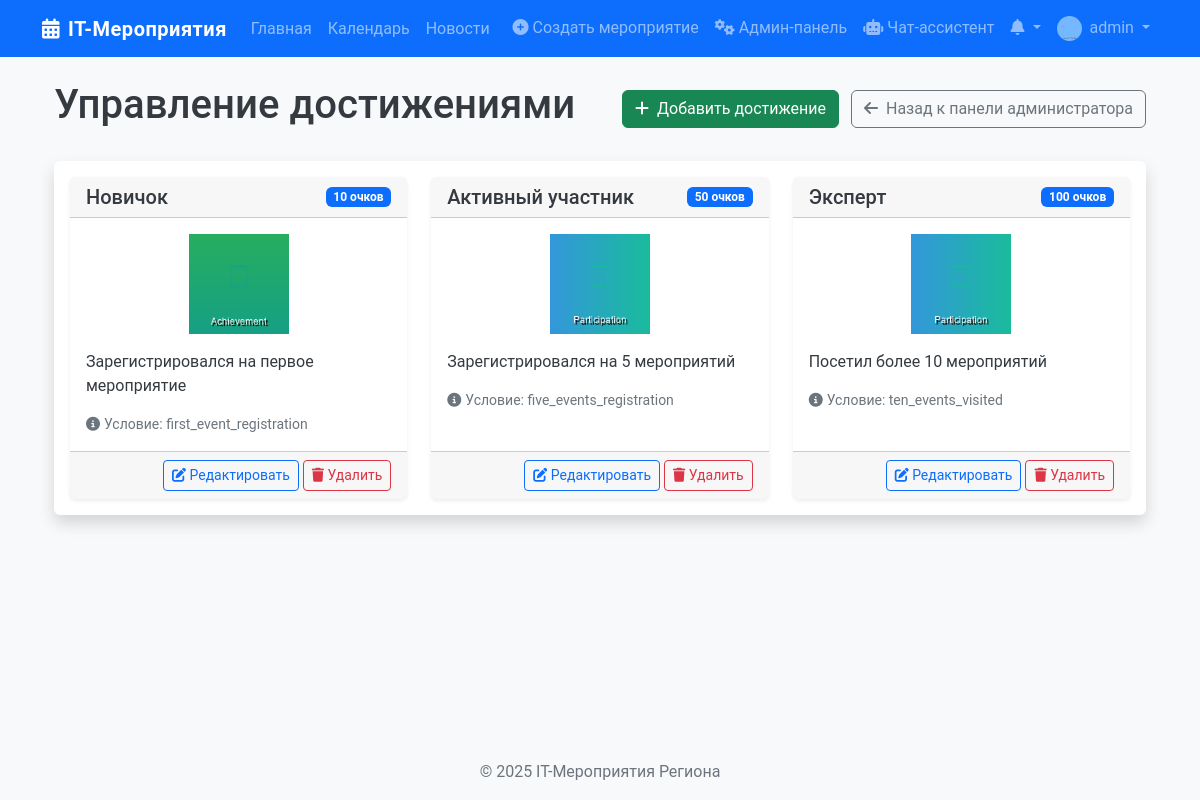
The app's page /admin/admin/achievements (signed in) with its own data.
### app/models/user.py (models this page shows, shortened)
class User(db.Model, UserMixin):
    id = db.Column(db.Integer, primary_key=True)
    username = db.Column(db.String(50), unique=True, nullable=False)
    email = db.Column(db.String(120), unique=True, nullable=False)
    password = db.Column(db.String(60), nullable=False)
    role = db.Column(db.String(20), default=UserRole.PARTICIPANT.value)
    profile_image = db.Column(db.String(20), default='default.jpg')
    created_at = db.Column(db.DateTime, default=datetime.utcnow)
    organized_events = db.relationship('Event', back_populates='organizer')
    applications = db.relationship('EventApplication', back_populates='user')
    achievements = db.relationship('Achievement', secondary=user_achievements,
                                   backref=db.backref('users', lazy='dynamic'))
    event_achievements = db.relationship('UserEventAchievement', back_populates='user')
    organizer_achievements = db.relationship('UserOrganizerAchievement', back_populates='user')
    def is_admin(self):
        return self.role == UserRole.ADMIN.value
    def is_organizer(self):
        return self.role == UserRole.ORGANIZER.value or self.role == UserRole.ADMIN.value

### app/models/achievement.py (models this page shows, shortened)
class Achievement(db.Model):
    id = db.Column(db.Integer, primary_key=True)
    name = db.Column(db.String(100), nullable=False)
    description = db.Column(db.Text, nullable=False)
    icon = db.Column(db.String(100), default='default_achievement.png')
    condition = db.Column(db.String(255))  # Условие получения (может быть описательным или кодом)
    points = db.Column(db.Integer, default=10)  # Количество очков за достижение
    created_at = db.Column(db.DateTime, default=datetime.utcnow)

### app/routes/admin.py (the view)
@admin.route('/admin/achievements', methods=['GET'])
@login_required
@admin_required
def manage_achievements():
    achievements = Achievement.query.all()
    return render_template('admin/manage_achievements.html',
                          title='Управление достижениями',
                          achievements=achievements)

### app/__init__.py (called while the page is built)
@login_manager.user_loader
def load_user(user_id):
    return User.query.get(int(user_id))

### app/utils/helpers.py (called while the page is built)
def admin_required(f):
    @wraps(f)
    def decorated_function(*args, **kwargs):
        if not current_user.is_admin():
            flash('У вас нет прав для доступа к этой странице', 'danger')
            return redirect(url_for('main.index'))
        return f(*args, **kwargs)
    return decorated_function

### app/templates/admin/manage_achievements.html (shortened to what this page needs)
{% extends "layout/base.html" %}
{% block content %}
<div class="container">
    <div class="d-flex justify-content-between align-items-center mb-4">
        <h1>Управление достижениями</h1>
        <div>
            <a href="{{ url_for('admin.create_achievement') }}" class="btn btn-success me-2">
                <i class="fas fa-plus me-1"></i> Добавить достижение
            </a>
            <a href="{{ url_for('admin.admin_dashboard') }}" class="btn btn-outline-secondary">
                <i class="fas fa-arrow-left me-1"></i> Назад к панели администратора
            </a>
        </div>
    </div>
    <div class="card shadow">
        <div class="card-body">
            {% if achievements %}
                <div class="row row-cols-1 row-cols-md-2 row-cols-lg-3 g-4">
                    {% for achievement in achievements %}
                        <div class="col">
                            <div class="card h-100 shadow-sm">
                                <div class="card-header d-flex justify-content-between align-items-center">
                                    <h5 class="card-title mb-0">{{ achievement.name }}</h5>
                                    <span class="badge bg-primary">{{ achievement.points }} очков</span>
                                </div>
                                <div class="card-body">
                                    <div class="text-center mb-3">
                                        <img src="{{ url_for('static', filename='img/achievement_icons/' + achievement.icon) }}"
                                             alt="{{ achievement.name }}" style="width: 100px; height: 100px;">
                                    </div>
                                    <p class="card-text">{{ achievement.description }}</p>
                                    <p class="card-text small text-muted">
                                        <i class="fas fa-info-circle me-1"></i>Условие: {{ achievement.condition }}
                                    </p>
                                </div>
                                <div class="card-footer d-flex justify-content-end">
                                    <a href="{{ url_for('admin.edit_achievement', achievement_id=achievement.id) }}" class="btn btn-sm btn-outline-primary me-1">
                                        <i class="fas fa-edit"></i> Редактировать
                                    </a>
                                    <button type="button" class="btn btn-sm btn-outline-danger" data-bs-toggle="modal" data-bs-target="#deleteModal{{ achievement.id }}">
                                        <i class="fas fa-trash"></i> Удалить
                                    </button>
                                </div>
                            </div>
                        </div>
                    {% endfor %}
                </div>
            {% else %}
                <div class="alert alert-info">
                    <i class="fas fa-info-circle me-2"></i>Достижения отсутствуют. <a href="{{ url_for('admin.create_achievement') }}">Создать первое достижение</a>
                </div>
            {% endif %}
        </div>
    </div>
</div>
{% endblock %}

### app/templates/layout/base.html (shortened to what this page needs)
<!DOCTYPE html>
<html lang="ru">
<head>
    <link href="https://cdn.jsdelivr.net/npm/bootstrap@5.2.3/dist/css/bootstrap.min.css" rel="stylesheet">
    <link rel="stylesheet" href="https://cdnjs.cloudflare.com/ajax/libs/font-awesome/6.1.1/css/all.min.css">
    <link rel="stylesheet" href="{{ url_for('static', filename='css/main.css') }}">
</head>
<body>
    <nav class="navbar navbar-expand-lg navbar-dark bg-primary sticky-top">
        <div class="container">
            <a class="navbar-brand" href="{{ url_for('main.index') }}">
                <i class="fas fa-calendar-alt me-2"></i>IT-Мероприятия
            </a>
            <div class="collapse navbar-collapse" id="navbarNavAltMarkup">
                <div class="navbar-nav">
                    <a class="nav-link" href="{{ url_for('main.index') }}">Главная</a>
                    <a class="nav-link" href="{{ url_for('main.calendar_view') }}">Календарь</a>
                    <a class="nav-link" href="{{ url_for('main.news_list') }}">Новости</a>
                </div>
                <div class="navbar-nav ms-auto">
                    {% if current_user.is_authenticated %}
                        {% if current_user.is_organizer() %}
                            <a class="nav-link" href="{{ url_for('events.create_event') }}">
                                <i class="fas fa-plus-circle me-1"></i>Создать мероприятие
                            </a>
                        {% endif %}
                        {% if current_user.is_admin() %}
                            <a class="nav-link" href="{{ url_for('admin.admin_dashboard') }}">
                                <i class="fas fa-cogs me-1"></i>Админ-панель
                            </a>
                        {% endif %}
                        {% if current_user.is_admin() or current_user.is_organizer() %}
                            <a class="nav-link" href="{{ url_for('chatbot.chatbot_page') }}">
                                <i class="fas fa-robot me-1"></i>Чат-ассистент
                            </a>
                        {% endif %}
                        <div class="nav-item dropdown">
                            <a class="nav-link dropdown-toggle position-relative" href="#" id="notificationsDropdown" role="button" data-bs-toggle="dropdown">
                                <i class="fas fa-bell"></i>
                            </a>
                        </div>
                        <div class="nav-item dropdown">
                            <a class="nav-link dropdown-toggle" href="#" id="userDropdown" role="button" data-bs-toggle="dropdown">
                                <img src="{{ url_for('static', filename='img/profile_pics/' + current_user.profile_image) }}" alt="Аватар" class="rounded-circle me-1" style="width: 25px; height: 25px;">
                                {{ current_user.username }}
                            </a>
                        </div>
                    {% else %}
                        <a class="nav-link" href="{{ url_for('auth.login') }}">Вход</a>
                        <a class="nav-link" href="{{ url_for('auth.register') }}">Регистрация</a>
                    {% endif %}
                </div>
            </div>
        </div>
    </nav>
    <main class="container my-4">
        {% block content %}{% endblock %}
    </main>
    <footer class="footer bg-light py-3 mt-5">
        <div class="container text-center">
            <span class="text-muted">© 2025 IT-Мероприятия Региона</span>
        </div>
    </footer>
</body>
</html>

### app/static/css/main.css (style rules this page uses)
body { font-family: 'Roboto', sans-serif; background-color: #f8f9fa; color: #343a40; min-height: 100vh; display: flex; flex-direction: column; }
main { flex: 1; }
.footer { margin-top: auto; }
.navbar-brand { font-weight: 700; letter-spacing: 0.5px; }
.card { border: none; transition: transform 0.3s, box-shadow 0.3s; }
.card-header { font-weight: 600; }

### records on screen
User: profile_image (placeholder picture), username "admin"
Achievement: name "Новичок", points "10", icon (placeholder picture), description "Зарегистрировался на первое мероприятие", condition "first_event_registration"
Achievement: name "Активный участник", points "50", icon (picture), description "Зарегистрировался на 5 мероприятий", condition "five_events_registration"
Achievement: name "Эксперт", points "100", icon (picture), description "Посетил более 10 мероприятий", condition "ten_events_visited"
